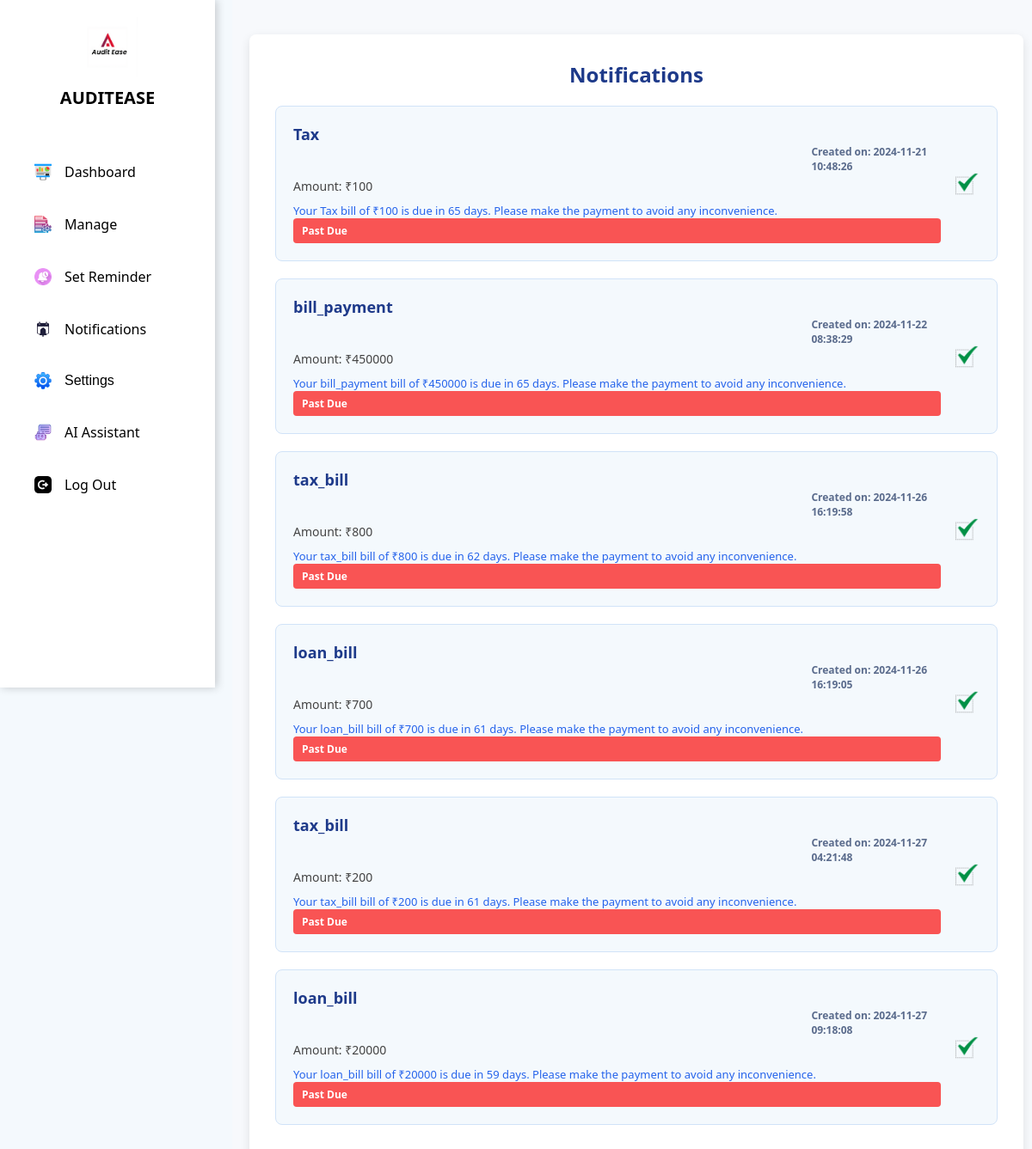
/message.php, run on the app's committed database.
### tables this page shows
CREATE TABLE `tax_rem` (
  `id` int(11) NOT NULL,
  `amount` varchar(255) NOT NULL,
  `category` varchar(255) NOT NULL,
  `deadline` varchar(255) NOT NULL,
  `status` varchar(255) NOT NULL DEFAULT 'unread',
  `created_on` timestamp NOT NULL DEFAULT current_timestamp() ON UPDATE current_timestamp()
);

### message.php (the view, shortened to what this page needs)
<?php
include('backend/config.php');
?>
<!DOCTYPE html>
<html lang="en">
</head>
<body>
  <?php include('sidebar.php'); ?>
  <div class="content">
    <div class="container">
      <h1>Notifications</h1>
      <?php
      $query2 = "SELECT * FROM tax_rem ORDER BY deadline ASC";
      $result2 = $conn->query($query2);
      $currentDate = new DateTime();
      if ($result2->num_rows > 0) {
        while ($row = $result2->fetch_assoc()) {
          $amount = $row['amount'];
          $category = $row['category'];
          $id = $row['id'];
          $deadline = $row['deadline'];
          $created_on = $row['created_on'];
          $status = $row['status'];
          $deadlineDate = new DateTime($deadline);
          $interval = $currentDate->diff($deadlineDate);
          $daysRemaining = $interval->days;
          $isPast = $deadlineDate < $currentDate;
          $defstatus = $isPast ? "Past Due" : "$daysRemaining days remaining";
          $statusClass = $isPast ? "past" : "upcoming";
          echo "
            <div class='notification'>
              <div class='notification-details'>
                <div class='notification-title'>
                  <div>$category</div>
                  <div class='notification-created'>Created on: $created_on</div>
                </div>
                <div class='notification-message'>Amount: ₹$amount</div>
                <div class='notification-time'>Your $category bill of ₹$amount is due in $daysRemaining days. Please make the payment to avoid any inconvenience.</div>
                <div class='notification-status $statusClass'>$defstatus</div>
              </div>";
          if ($status == 'read') {
            echo "<img src='image/tick.png' alt='Read' style='width:30px; height:30px;'></div>";
          } else {
            echo "<a href='backend/readbk.php?id=$id'><button class='delete-btn'>Mark as Read</button></a></div>";
          }
        }
      } else {
        echo '<div>No notifications available.</div>';
      }
      ?>
    </div>
  </div>
</body>
</html>

### sidebar.php (shortened to what this page needs)
<div class="sidebar">
    <div class="logo-container">
        <img src="Auditease.png" alt="AuditEase Logo">
        <h2>AuditEase</h2>
    </div>
    <ul>
        <li>
            <a href="dash_trial_b.php">
                <img src="icon_31.png" alt="Dashboard Icon">
                Dashboard
            </a>
        </li>
        <li>
            <a href="doc.php">
                <img src="icon_32.png" alt="Manage Icon">
                Manage
            </a>
        </li>
        <li>
            <a href="tax_rem.php">
                <img src="icon_33.png" alt="Reminder Icon">
                Set Reminder
            </a>
        </li>
        <li>
            <a href="message.php">
                <img src="icon_61.avif" alt="Notifications Icon">
                Notifications
            </a>
        </li>
        <li class="dropdown">
            <button class="dropdown-btn">
                <img src="icon_35.png" alt="Settings Icon">
                Settings
            </button>
        </li>
        <li>
            <a href="chat_bot.php">
                <img src="icon_36.png" alt="AI Assistant Icon">
                AI Assistant
            </a>
        </li>
        <li>
            <a href="index.php">
                <img src="icon4.png" alt="Log Out Icon">
                Log Out
            </a>
        </li>
    </ul>
</div>

### message.php (style rules this page uses)
* { margin: 0; padding: 0; box-sizing: border-box; }
body { font-family: 'Roboto', Arial, sans-serif; color: #333; display: flex; min-height: 100vh; flex-direction: column; background-color: #f4f9fd; }
.content { margin-left: 260px; padding: 20px; width: calc(100% - 260px); background-color: #ebf5ff; display: flex; flex-direction: column; align-items: center; min-height: 100vh; }
.container { max-width: 1200px; width: 100%; margin: 20px 0; padding: 30px; background: #ffffff; box-shadow: 0 4px 12px rgba(0, 0, 0, 0.1); border-radius: 8px; }
h1 { text-align: center; margin-bottom: 20px; font-size: 30px; color: #1e3a8a; font-weight: bold; }
.notification { display: flex; align-items: center; justify-content: space-between; padding: 20px; margin-bottom: 20px; background: #f4f9fd; border: 1px solid #d1e3f8; border-radius: 8px; transition: box-shadow 0.3s ease, background 0.3s ease; }
.notification-details { flex: 1; margin-right: 15px; }
.notification-title { font-size: 18px; font-weight: bold; margin-bottom: 5px; color: #1e3a8a; }
.notification-created { font-size: 12px; color: #5a6b8c; margin-left: 80%; }
.notification-message { font-size: 14px; margin-bottom: 10px; color: #444; }
.notification-time { font-size: 13px; color: #2563eb; font-weight: 500; }
.notification-status { padding: 6px 10px; font-size: 12px; color: #fff; border-radius: 4px; font-weight: 600; }
.notification-status.past { background-color: #F95454; }

### sidebar.php (style rules this page uses)
body { font-family: 'Segoe UI', Tahoma, Geneva, Verdana, sans-serif; margin: 0; padding: 0; display: flex; }
.sidebar { width: 250px; background-color: white; padding: 20px; display: flex; flex-direction: column; align-items: center; height: 100vh; position: fixed; top: 0; left: 0; box-shadow: 2px 0 10px rgba(0, 0, 0, 0.2); color: black; }
.sidebar .logo-container { display: flex; flex-direction: column; align-items: center; margin-bottom: 30px; }
.sidebar .logo-container img { width: 70px; height: 70px; margin-bottom: 10px; }
.sidebar h2 { font-size: 20px; font-weight: bold; text-transform: uppercase; text-align: center; margin: 0; color: black; }
.sidebar ul { list-style: none; padding: 0; margin: 20px 0 0 0; width: 100%; }
.sidebar ul li { margin-bottom: 15px; width: 100%; }
.sidebar ul li a, .sidebar ul li button { text-decoration: none; color: black; display: flex; align-items: center; padding: 12px 20px; border-radius: 8px; font-size: 16px; background: none; border: none; cursor: pointer; text-align: left; width: 100%; transition: all 0.4s ease; }
.sidebar ul li img { width: 20px; height: 20px; margin-right: 15px; transition: transform 0.4s ease; }
.dropdown { position: relative; width: 100%; }
.dropdown-btn { background: none; border: none; padding: 0; }
.content { margin-left: 270px; padding: 20px; flex-grow: 1; background-color: #f7f9fc; color: #34495e; min-height: 100vh; }
.content h1 { font-size: 24px; margin-bottom: 20px; }

### data on the page
tax_rem: category "Tax", created_on "2024-11-21 10:48:26", amount "100"
tax_rem: category "bill_payment", created_on "2024-11-22 08:38:29", amount "450000"
tax_rem: category "tax_bill", created_on "2024-11-26 16:19:58", amount "800"
tax_rem: category "loan_bill", created_on "2024-11-26 16:19:05", amount "700"
tax_rem: category "tax_bill", created_on "2024-11-27 04:21:48", amount "200"
tax_rem: category "loan_bill", created_on "2024-11-27 09:18:08", amount "20000"
